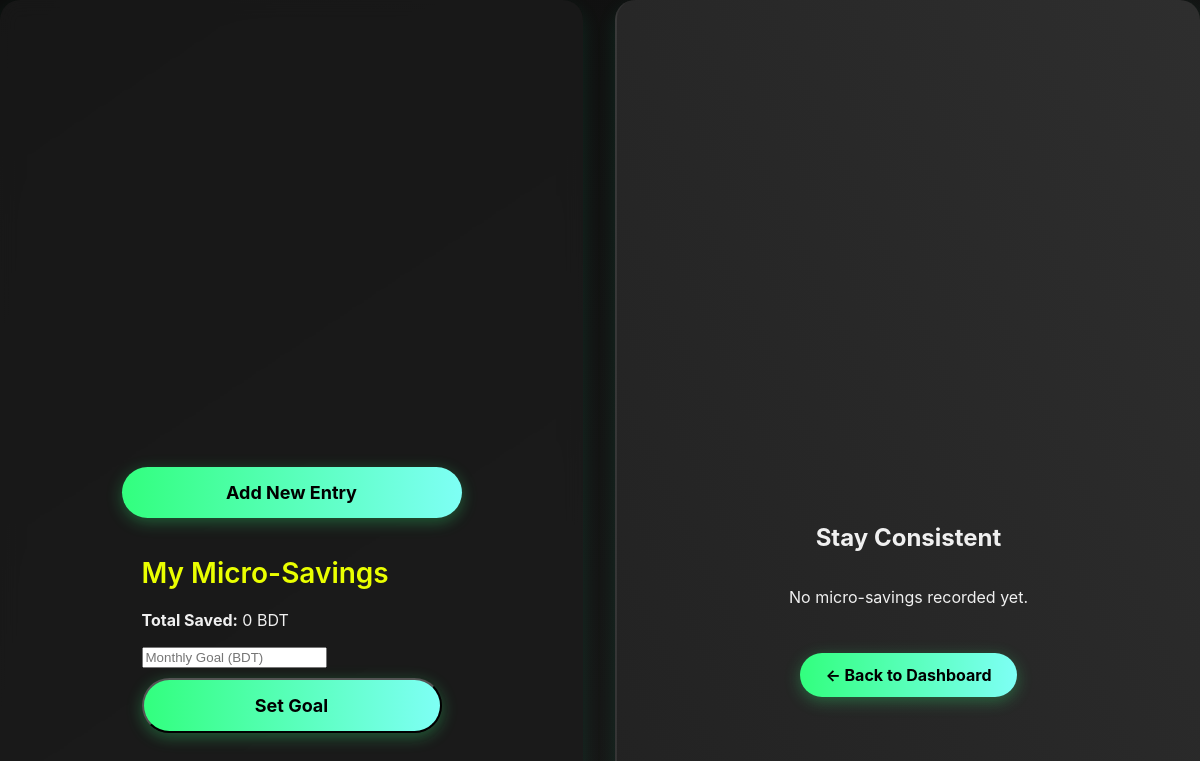
The app's page /microsave/log (signed in), older data.
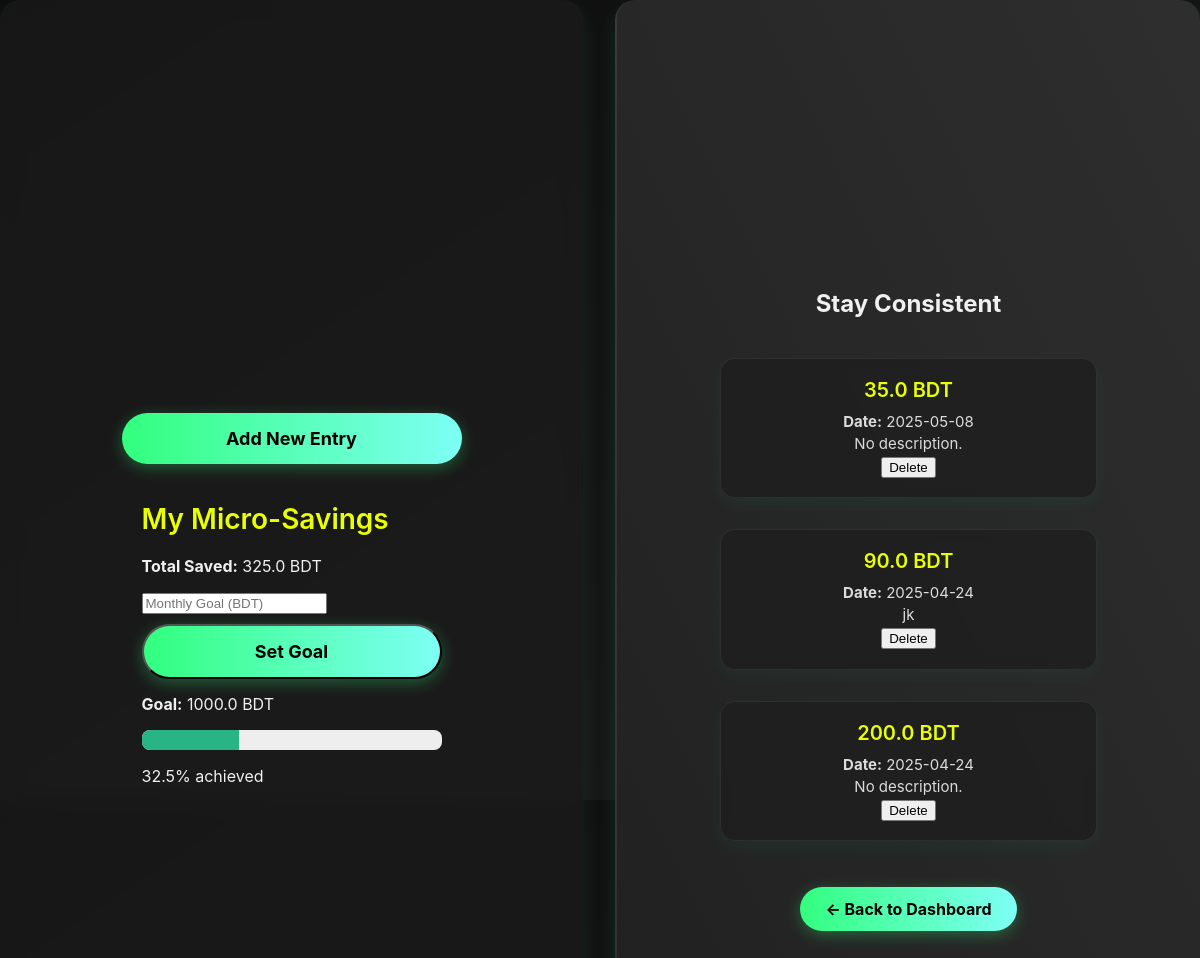
The same page, newer data.
### models/microsave.py (models this page shows)
class MicroSaving(db.Model):
    __tablename__ = 'microsavings'
    id = db.Column(db.Integer, primary_key=True)
    user_id = db.Column(db.Integer, db.ForeignKey('user.id'), nullable=False)
    amount = db.Column(db.Float, nullable=False)
    description = db.Column(db.String(255))
    date = db.Column(db.DateTime, default=datetime.utcnow)
    is_goal = db.Column(db.Boolean, default=False)
    goal_month = db.Column(db.String(7))  # e.g., "2025-04"

### routes/microsave.py (the view)
@microsave_bp.route('/log')
@login_required
def view_micro_savings():
    from datetime import datetime
    entries = MicroSaving.query.filter_by(user_id=current_user.id, is_goal=False).order_by(MicroSaving.date.desc()).all()
    total_saved = sum(e.amount for e in entries)
    current_month = datetime.utcnow().strftime('%Y-%m')
    goal_entry = MicroSaving.query.filter_by(user_id=current_user.id, is_goal=True, goal_month=current_month).first()
    goal_amount = goal_entry.amount if goal_entry else 0
    progress_percent = round((total_saved / goal_amount) * 100, 2) if goal_amount > 0 else 0
    return render_template(
        'microsave/log.html',
        entries=entries,
        total_saved=total_saved,
        goal_amount=goal_amount,
        progress_percent=progress_percent
    )

### app.py (called while the page is built)
@login_manager.user_loader
def load_user(user_id):
    return User.query.get(int(user_id))

### templates/microsave/log.html (shortened to what this page needs)
<!DOCTYPE html>
<html lang="en">
<head>
    <link rel="stylesheet" href="{{ url_for('static', filename='css/styles.css') }}">
</head>
<body>
    <div class="container">
        <div class="left-panel">
            <a href="{{ url_for('microsave.add_micro_saving') }}" class="dashboard-btn">Add New Entry</a>
            <div class="left-column">
                <h2>My Micro-Savings</h2>
                <p><strong>Total Saved:</strong> {{ total_saved or 0 }} BDT</p>
                <form method="POST" action="{{ url_for('microsave.set_goal') }}">
                    <input type="number" step="0.01" name="goal_amount" placeholder="Monthly Goal (BDT)" required>
                    <button type="submit" class="dashboard-btn" style="margin-top: 10px;">Set Goal</button>
                </form>
                {% if goal_amount %}
                    <p style="margin-top: 15px;"><strong>Goal:</strong> {{ goal_amount }} BDT</p>
                    <div style="background: #eee; height: 20px; border-radius: 8px; overflow: hidden; width: 100%;">
                        <div style="background: #28b485; width: {{ progress_percent }}%; height: 100%;"></div>
                    </div>
                    <p>{{ progress_percent }}% achieved</p>
                {% endif %}
            </div>
        </div>
        <div class="right-panel">
            <h2>Stay Consistent</h2>
            {% if entries %}
                <div class="goal-list">
                    {% for entry in entries %}
                    <div class="goal-card">
                        <h3>{{ entry.amount }} BDT</h3>
                        <p><strong>Date:</strong> {{ entry.date.strftime('%Y-%m-%d') if entry.date else 'N/A' }}</p>
                        <p>{{ entry.description or 'No description.' }}</p>
                        <form method="POST" action="{{ url_for('microsave.delete_micro_saving', entry_id=entry.id) }}">
                            <button type="submit">Delete</button>
                        </form>
                    </div>
                    {% endfor %}
                </div>
            {% else %}
                <p>No micro-savings recorded yet.</p>
            {% endif %}
            <a href="{{ url_for('main.dashboard') }}" class="back-dashboard-btn">← Back to Dashboard</a>
        </div>
    </div>
</body>
</html>

Row changes from the older to the newer data that the page shows:
added MicroSaving: amount "1000.0"
added MicroSaving: amount "35.0", date "2025-05-08", description "No description."
added MicroSaving: amount "90.0", date "2025-04-24", description "jk"
added MicroSaving: amount "200.0", date "2025-04-24", description "No description."
Text that changed along with them:
{{ total_saved or 0 }}: "0" → "325.0"
{{ progress_percent }}: (not shown) → "32.5"
text no longer shown: "No micro-savings recorded yet."
text now shown: "Goal: BDT % achieved"
